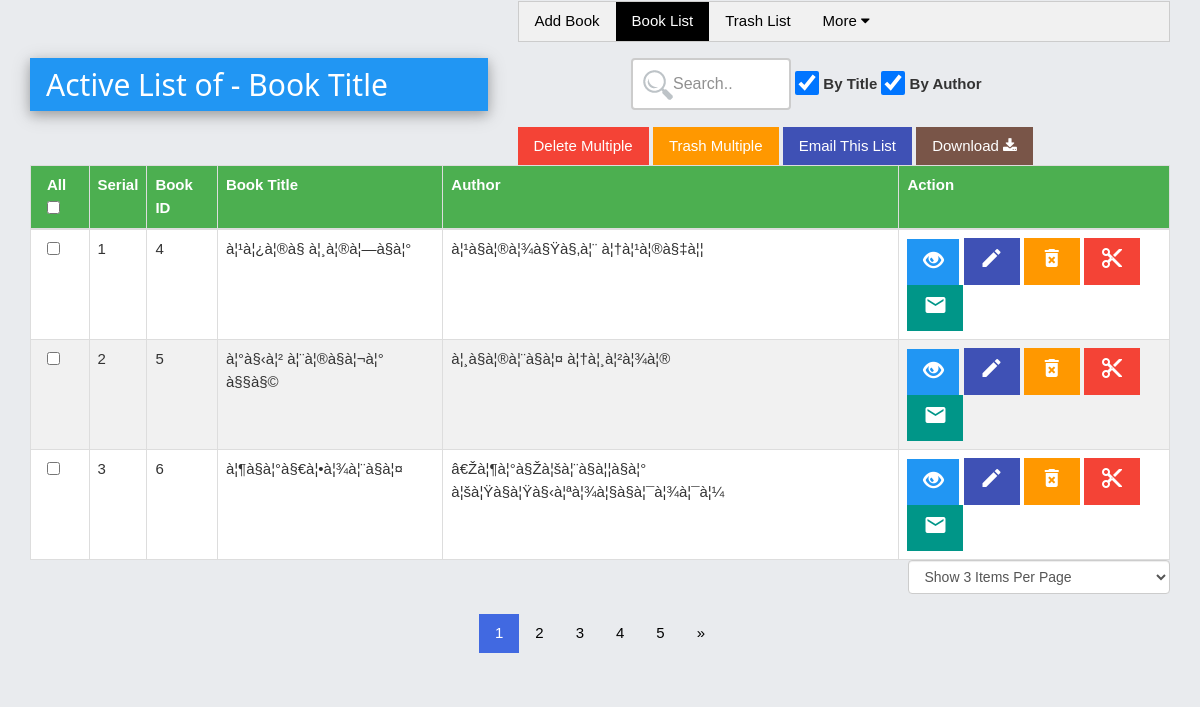
Page /views/Team_Error_Point/BookTitle/index.php on the committed database.
### tables this page shows
CREATE TABLE `tbl_book_title` (
  `id` int(11) NOT NULL,
  `book_title` varchar(100) NOT NULL,
  `author_name` varchar(100) NOT NULL,
  `book_image` varchar(100) NOT NULL,
  `is_trashed` varchar(20) NOT NULL DEFAULT 'No'
);

### src/Team_Error_Point/BookTitle/BookTitle.php (called while the page is built, shortened)
<?php
class BookTitle extends Database
{
    public function index(){
        $query = "SELECT * FROM `tbl_book_title` WHERE is_trashed = 'No'";
        $STH = $this->DBH->query($query);
        $STH->setFetchMode(PDO::FETCH_OBJ);
        $allData = $STH->fetchAll();
        return $allData;
    }
    public function getAllKeywords()
    {
        $_allKeywords = array();
        $allData = $this->index();
        foreach ($allData as $oneData) {
            $_allKeywords[] = trim($oneData->book_title);
        }
        foreach ($allData as $oneData) {
            $eachString= strip_tags($oneData->book_title);
            $eachString=trim( $eachString);
            $eachString= preg_replace( "/\r|\n/", " ", $eachString);
            $eachString= str_replace("&nbsp;","",  $eachString);
            $WordsArr = explode(" ", $eachString);
            foreach ($WordsArr as $eachWord){
                $_allKeywords[] = trim($eachWord);
            }
        }
        $allData = $this->index();
        foreach ($allData as $oneData) {
            $_allKeywords[] = trim($oneData->author_name);
        }
        $allData = $this->index();
        foreach ($allData as $oneData) {
            $eachString= strip_tags($oneData->author_name);
            $eachString=trim( $eachString);
            $eachString= preg_replace( "/\r|\n/", " ", $eachString);
            $eachString= str_replace("&nbsp;","",  $eachString);
            $WordsArr = explode(" ", $eachString);
            foreach ($WordsArr as $eachWord){
                $_allKeywords[] = trim($eachWord);
            }
        }
        return array_unique($_allKeywords);
    }
    public function indexPaginator($page=1,$itemsPerPage=3){
        $start = (($page-1) * $itemsPerPage);
        $sql = "SELECT * from tbl_book_title  WHERE is_trashed = 'No' LIMIT $start,$itemsPerPage";
        $STH = $this->DBH->query($sql);
        $STH->setFetchMode(PDO::FETCH_OBJ);
        $arrSomeData  = $STH->fetchAll();
        return $arrSomeData;
    }
}

### src/Team_Error_Point/Model/Database.php (called while the page is built, shortened)
<?php
class Database
{
    public function __construct()
    {
        try{
            $this->DBH =new PDO("mysql:host=localhost;dbname=db_atomic_project", "root", "");
        }catch(PDOException $error){
            echo $error->getMessage();
        }
    }
}

### views/Team_Error_Point/BookTitle/index.php (the view, shortened to what this page needs)
<?php
    $obj = new BookTitle();
    $allData = $obj->index();
    $availableKeywords = $obj->getAllKeywords();
    $recordCount= count($allData);
    if(isset($_REQUEST['Page']))   $page = $_REQUEST['Page'];
    else if(isset($_SESSION['Page']))   $page = $_SESSION['Page'];
    else   $page = 1;
    if(isset($_REQUEST['ItemsPerPage']))   $itemsPerPage = $_REQUEST['ItemsPerPage'];
    else if(isset($_SESSION['ItemsPerPage']))   $itemsPerPage = $_SESSION['ItemsPerPage'];
    else   $itemsPerPage = 3;
    $pages = ceil($recordCount/$itemsPerPage);
    $someData = $obj->indexPaginator($page,$itemsPerPage);
    $serial = (  ($page-1) * $itemsPerPage ) +1;
?>
<!doctype html>
<html lang="en">
    <head>
        <link rel="stylesheet" href="../../../resources/bootstrap/css/bootstrap.min.css">
        <link rel="stylesheet" href="../../../resources/w3css/4/w3.css">
        <link rel="stylesheet" href="../../../resources/font-awesome-4.7.0/css/font-awesome.min.css">
        <link rel="stylesheet" href="../../../resources/style.css">
        <link rel="stylesheet" href="../../../resources/bootstrap/css/jquery-ui.css">
    </head>
    <body style="background-color: #E9EBEE">
    <div class="container">
        <div class="row">
            <div class="col-md-7">
                <div class="w3-bar w3-border w3-light-grey">
                    <a href="create.php" class="w3-bar-item w3-button" style="text-decoration: none">Add Book</a>
                    <a href="index.php" class="w3-bar-item w3-button w3-black" style="text-decoration: none">Book List</a>
                    <a href="trashed.php" class="w3-bar-item w3-button" style="text-decoration: none">Trash List</a>
                    <div class="w3-dropdown-hover">
                        <button class="w3-button">More <i class="fa fa-caret-down"></i></button>
                    </div>
                </div>
            </div>
        </div>
                <div class="row">
                    <div class="col-sm-5">
                        <div class="w3-panel w3-blue w3-card-4">
                            <h2> Active List of - Book Title </h2>
                        </div>
                    </div>
                    <div class="col-sm-1"></div>
                    <div class="col-sm-5">
                        <div class="w3-panel">
                            <form id="searchForm" action="index.php"  method="get">
                                <input type="text" value="" id="searchID" name="search" placeholder="Search..">
                                <input class="w3-check" type="checkbox" name="byTitle" checked="checked">
                                <label> By Title</label>
                                <input class="w3-check" type="checkbox" name="byAuthor" checked="checked">
                                <label> By Author</label>
                            </form>
                        </div>
                    </div>
                </div>
               <form id="selectionForm" action="trash_multiple.php" method="post">
                    <div class="row">
                        <div class="col-sm-5"></div>
                        <div class="col-lg-7">
                            <input type="button" id="deleteMultipleButton" class="w3-btn w3-red w3-hover-red" value="Delete Multiple">
                            <input type="button" id="trashMultipleButton" class="w3-btn w3-orange w3-hover-orange w3-text-white w3-hover-text-white" value="Trash Multiple">
                            <a href="email.php?list=1" class="w3-btn w3-indigo w3-hover-indigo" style="text-decoration: none">Email This List</a>
                            <div class="w3-dropdown-hover">
                                <button class="w3-btn w3-brown w3-hover-brown">Download <i class="fa fa-download"></i></button>
                            </div>
                        </div>
                    </div>
                    <div class="row">
                        <div class="col-sm-12">
                                <table class="table-bordered w3-table-all w3-hoverable">
                                    <thead>
                                    <tr class="w3-green">
                                        <th>All <input type="checkbox" name="select_all" id="select_all"></th>
                                        <th>Serial</th>
                                        <th>Book ID</th>
                                        <th>Book Title</th>
                                        <th>Author</th>
                                        <th>Action</th>
                                    </tr>
                                    </thead>
                                    <?php
                                        foreach($someData as $row){
                                            echo "
                                                <tr>
                                                    <td>
                                                        <input type='checkbox' class='checkbox' name='selectedIDs[]' value='$row->id'>
                                                    </td>
                                                    <td>$serial</td>
                                                    <td>$row->id</td>
                                                    <td>$row->book_title</td>
                                                    <td>$row->author_name</td>
                                                    <td>
                                                        <a href='view.php?id=$row->id' title='View'>
                                                            <button type='button' class='w3-btn w3-blue w3-hover-blue' style='font-size: 20px;'>
                                                                <span class='glyphicon glyphicon-eye-open'></span>
                                                            </button>
                                                        </a>
                                                        <a href='edit.php?id=$row->id' title='Edit'>
                                                            <button type='button' class='w3-btn w3-indigo w3-hover-indigo'>
                                                                <i class='material-icons'>edit</i>
                                                            </button>
                                                        </a>
                                                        <a href='trash.php?id=$row->id' title='Trash'>
                                                                <button type='button' class='w3-btn w3-orange w3-hover-orange w3-text-white w3-hover-text-white'>
                                                                    <i class='material-icons'>delete_forever</i>
                                                                </button>
                                                            </a>
                                                        <a href='delete.php?id=$row->id' title='Delete'>
                                                                <button type='button' onclick='return confirm_delete()' class='w3-btn w3-red w3-hover-red'>
                                                                    <i class='material-icons'>content_cut</i>
                                                                </button>
                                                            </a>
                                                            <a href='email.php?id=$row->id' title='Email'>
                                                                <button type='button' class='w3-btn w3-teal w3-hover-teal w3-text-white w3-hover-text-white'>
                                                                    <i class='material-icons'>mail</i>
                                                                </button>
                                                            </a>
                                                    </td>
                                                </tr>
                                            ";
                                            $serial++;
                                        }
                                    ?>
                                </table>
                            </div>
                    </div>
               </form>
            <div class="row">
                <div class="col-sm-9"></div>
                <div class="col-lg-3">
                    <select class="form-control"  name="ItemsPerPage" id="ItemsPerPage" onchange="javascript:location.href = this.value;" >
                        <?php
                        if($itemsPerPage==3 ) echo '<option value="?ItemsPerPage=3" selected >Show 3 Items Per Page</option>';
                        else echo '<option  value="?ItemsPerPage=3">Show 3 Items Per Page</option>';
                        ?>
                    </select>
                </div>
            </div>
            <div class="row" align="center">
                    <div class="pagination">
                        <?php
                        $pagePlusOne  = $page+1;
                        for($i=1;$i<=$pages;$i++)
                        {
                            if($i==$page) echo '<a href="" class="active">'. $i . '</a>';
                            else  echo "<a href='?Page=$i'>". $i . '</a>';
                        }
                        if($page<$pages)
                            echo "<a href='index.php?Page=$pagePlusOne' title='Next'>" . "&raquo;" . "</a>";
                        ?>
                    </div>
            </div>
        </div>
    </body>
</html>

### resources/w3css/4/w3.css (style rules this page uses)
html { box-sizing:border-box }
*,*:before,*:after { box-sizing:inherit }
html { -ms-text-size-adjust:100%;-webkit-text-size-adjust:100% }
body { margin:0 }
a { background-color:transparent;-webkit-text-decoration-skip:objects }
button,input,select,textarea { font:inherit;margin:0 }
button,input { overflow:visible }
button,select { text-transform:none }
button,html [type=button],[type=reset],[type=submit] { -webkit-appearance:button }
[type=checkbox],[type=radio] { padding:0 }
html,body { font-family:Verdana,sans-serif;font-size:15px;line-height:1.5 }
html { overflow-x:hidden }
h2 { font-size:30px }
h1,h2,h3,h4,h5,h6 { font-family:"Segoe UI",Arial,sans-serif;font-weight:400;margin:10px 0 }
a { color:inherit }
.w3-table,.w3-table-all { border-collapse:collapse;border-spacing:0;width:100%;display:table }
.w3-table-all { border:1px solid #ccc }
.w3-bordered tr,.w3-table-all tr { border-bottom:1px solid #ddd }
.w3-table-all tr:nth-child(odd) { background-color:#fff }
.w3-table-all tr:nth-child(even) { background-color:#f1f1f1 }
.w3-table td,.w3-table th,.w3-table-all td,.w3-table-all th { padding:8px 8px;display:table-cell;text-align:left;vertical-align:top }
.w3-table th:first-child,.w3-table td:first-child,.w3-table-all th:first-child,.w3-table-all td:first-child { padding-left:16px }
.w3-btn,.w3-button { border:none;display:inline-block;outline:0;padding:8px 16px;vertical-align:middle;overflow:hidden;text-decoration:none;color:inherit;background-color:inherit;text-align:center;cursor:pointer;white-space:nowrap }
.w3-btn,.w3-button { -webkit-touch-callout:none;-webkit-user-select:none;-khtml-user-select:none;-moz-user-select:none;-ms-user-select:none;user-select:none }
.w3-dropdown-click,.w3-dropdown-hover { position:relative;display:inline-block;cursor:pointer }
.w3-check,.w3-radio { width:24px;height:24px;position:relative;top:6px }
.w3-bar { width:100%;overflow:hidden }
.w3-bar .w3-bar-item { padding:8px 16px;float:left;width:auto;border:none;outline:none;display:block }
.w3-bar .w3-dropdown-hover,.w3-bar .w3-dropdown-click { position:static;float:left }
.w3-bar .w3-button { white-space:normal }
.w3-container:after,.w3-container:before,.w3-panel:after,.w3-panel:before,.w3-row:after,.w3-row:before,.w3-row-padding:after,.w3-row-padding:before, .w3-cell-row:before,.w3-cell-row:after,.w3-clear:after,.w3-clear:before,.w3-bar:before,.w3-bar:after { content:"";display:table;clear:both }
.w3-container,.w3-panel { padding:0.01em 16px }
.w3-panel { margin-top:16px;margin-bottom:16px }
.w3-card-4,.w3-hover-shadow:hover { box-shadow:0 4px 10px 0 rgba(0,0,0,0.2),0 4px 20px 0 rgba(0,0,0,0.19) }
.w3-border { border:1px solid #ccc!important }
.w3-blue,.w3-hover-blue:hover { color:#fff!important;background-color:#2196F3!important }
.w3-brown,.w3-hover-brown:hover { color:#fff!important;background-color:#795548!important }
.w3-green,.w3-hover-green:hover { color:#fff!important;background-color:#4CAF50!important }
.w3-indigo,.w3-hover-indigo:hover { color:#fff!important;background-color:#3f51b5!important }
.w3-orange,.w3-hover-orange:hover { color:#000!important;background-color:#ff9800!important }
.w3-red,.w3-hover-red:hover { color:#fff!important;background-color:#f44336!important }
.w3-teal,.w3-hover-teal:hover { color:#fff!important;background-color:#009688!important }
.w3-black,.w3-hover-black:hover { color:#fff!important;background-color:#000!important }
.w3-light-grey,.w3-hover-light-grey:hover,.w3-light-gray,.w3-hover-light-gray:hover { color:#000!important;background-color:#f1f1f1!important }
.w3-text-white,.w3-hover-text-white:hover { color:#fff!important }

### resources/style.css (style rules this page uses)
input[type=text] { width: 160px; box-sizing: border-box; border: 2px solid #ccc; border-radius: 4px; font-size: 16px; background-color: white; background-image: url('../images/searchicon.png'); background-position: 10px 10px; background-repeat: no-repeat; padding: 12px 20px 12px 40px; -webkit-transition: width 0.4s ease-in-out; transition: width 0.4s ease-in-out; }
.pagination a { color: black; float: left; padding: 8px 16px; text-decoration: none; transition: background-color .3s; }
.pagination a.active { background-color: royalblue; color: white; }

### rows in the picture
tbl_book_title: id "4", book_title "à¦¹à¦¿à¦®à§ à¦¸à¦®à¦—à§à¦°", author_name "à¦¹à§à¦®à¦¾à§Ÿà§‚à¦¨ à¦†à¦¹à¦®à§‡à¦¦"
tbl_book_title: id "5", book_title "à¦°à§‹à¦² à¦¨à¦®à§à¦¬à¦° à§§à§©", author_name "à¦¸à§à¦®à¦¨à§à¦¤ à¦†à¦¸à¦²à¦¾à¦®"
tbl_book_title: id "6", book_title "à¦¶à§à¦°à§€à¦•à¦¾à¦¨à§à¦¤", author_name "â€Žà¦¶à¦°à§Žà¦šà¦¨à§à¦¦à§à¦° à¦šà¦Ÿà§à¦Ÿà§‹à¦ªà¦¾à¦§à§à¦¯à¦¾à¦¯à¦¼"
